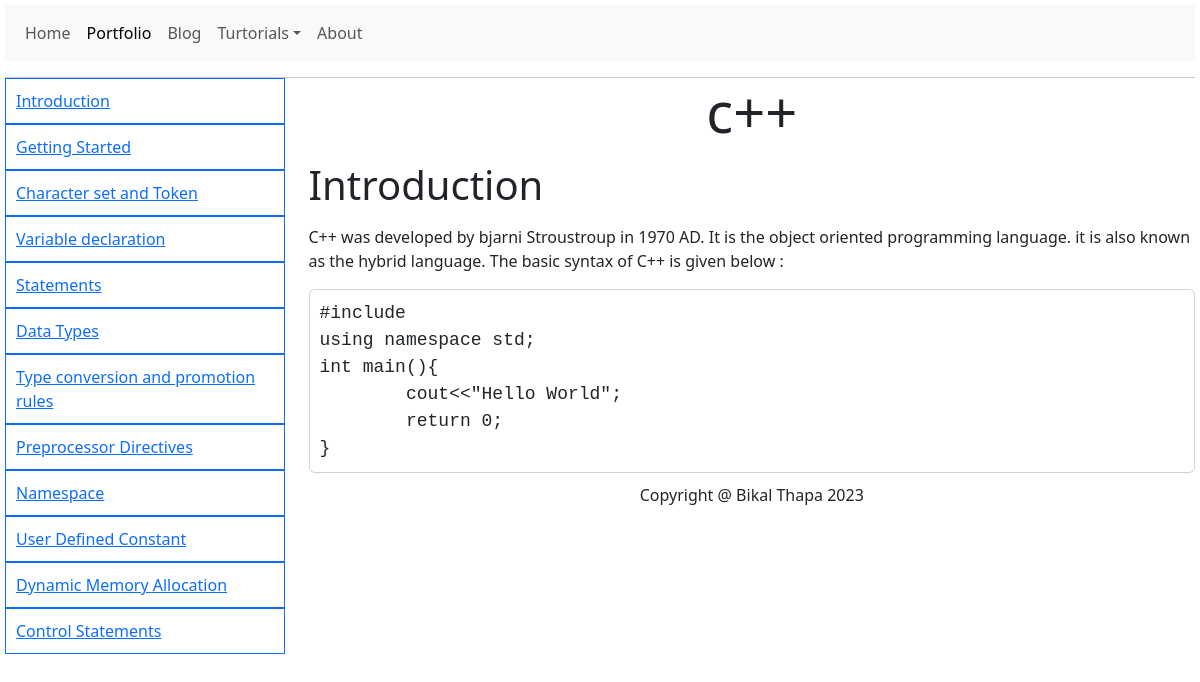
Screenshot of /turtorial.php?id=42&topic=Introduction with the database file from the repository.
### tables this page shows
CREATE TABLE `topic_src` (
  `topic_id` int(11) NOT NULL,
  `topic_name` varchar(255) DEFAULT NULL,
  `topic_src` varchar(255) DEFAULT NULL,
  `tut_id` int(11) DEFAULT NULL
);

CREATE TABLE `turtorial` (
  `tut_id` int(11) NOT NULL,
  `tut_name` varchar(255) DEFAULT NULL
);

### turtorial.php (the view, shortened to what this page needs)
<?php
include "connection.php";
$id = $_GET['id'];
$current_topic = $_GET['topic'];
?>
<!DOCTYPE html>
<html>
<head>
	<link href="https://cdn.jsdelivr.net/npm/bootstrap@5.3.1/dist/css/bootstrap.min.css" rel="stylesheet">
  <link rel="stylesheet" type="text/css" href="style.css">
</head>
<body>
	<nav class="navbar navbar-expand-lg bg-body-tertiary">
  <div class="container-fluid">
    <div class="collapse navbar-collapse" id="navbarSupportedContent">
      <ul class="navbar-nav me-auto mb-2 mb-lg-0">
        <li class="nav-item">
          <a class="nav-link" aria-current="page" href="index.php">Home</a>
        </li>
        <li>
        	<a class="nav-link active" href="portfolio.php">Portfolio</a>
        </li>
        <li class="nav-item">
        	<a class="nav-link" aria-current="page" href="blog.php">Blog</a>
        </li>
        <li class="nav-item dropdown">
          <a class="nav-link dropdown-toggle" href="#" role="button" data-bs-toggle="dropdown" aria-expanded="false">Turtorials</a>
            <?php
            $turtorials = mysqli_query($conn, "SELECT * FROM turtorial;");
            if($turtorials){
              while($row = mysqli_fetch_assoc($turtorials)){
                $tut_name = $row['tut_name'];
            ?>
            <?php
              }
            }
            $sql = "SELECT * FROM turtorial WHERE tut_id = $id";
            $results = mysqli_query($conn, $sql);
            if($results){
              $row = mysqli_fetch_assoc($results);
              $name = $row['tut_name'];
            }
            ?>
        </li>
        <li class="nav-item">
          <a class="nav-link" href="#">About</a>
        </li>
      </ul>
    </div>
  </div>
</nav>
<hr>
<div class="row" style="margin-top:-16px;">
  <ul class="col col-3" style="list-style:none; overflow-y:scroll; max-height:80vh;">
    <?php
      $sql = "SELECT * FROM topic_src WHERE tut_id = $id";
      $results = mysqli_query($conn, $sql);
      if($results){
        while($row = mysqli_fetch_assoc($results)){
          $topic_name = $row['topic_name'];
    ?>
    <a href="turtorial.php?id=<?php echo $id; ?>&topic=<?php echo $topic_name; ?>">
    <li class="border border-primary" style="padding:10px; margin:0px;"><?php echo $topic_name; ?></li>
    </a>
    <?php
        }
      }
    ?>
  </ul>
  <div class="col col-9">
    <p class="display-4 text-center"><?php echo $name; ?></p>
    <p class="display-6"><?php echo $current_topic; ?></p>
    <?php
    echo file_get_contents("turtorial_files/".$tut_name."/".$current_topic.".txt");
    ?>
<div class="nav justify-content-center footer_div" style="margin-top:10px;">
  <p>Copyright @ Bikal Thapa 2023</p>
</div>
  </div>
</div>
</body>
</html>

### style.css (style rules this page uses)
.footer_div { bottom: 0px; width: 100%; }

### turtorial.php (style rules this page uses)
body { margin: 5px; }

### rows the page displays
topic_src: topic_name "Introduction"
topic_src: topic_name "Getting Started"
topic_src: topic_name "Character set and Token"
topic_src: topic_name "Variable declaration"
topic_src: topic_name "Statements"
topic_src: topic_name "Data Types"
topic_src: topic_name "Type conversion and promotion rules"
topic_src: topic_name "Preprocessor Directives"
topic_src: topic_name "Namespace"
topic_src: topic_name "User Defined Constant"
topic_src: topic_name "Dynamic Memory Allocation"
topic_src: topic_name "Control Statements"
turtorial: tut_name "c++", tut_name "C++ was developed by bjarni Stroustroup in 1970 AD. It is the object oriented programming language. it is also known as the hybrid language. The basic syntax of C++ is given below : #include using namespace std; int main(){ cout<<\"Hello World\"; return 0; }"

### other values shown
$current_topic "Introduction"
